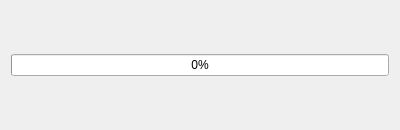
<?xml version="1.0" encoding="UTF-8"?>
<ui version="4.0">
 <class>Load</class>
 <widget class="QDialog" name="Load">
  <property name="geometry">
   <rect>
    <x>0</x>
    <y>0</y>
    <width>400</width>
    <height>130</height>
   </rect>
  </property>
  <property name="windowTitle">
   <string>Load Songs</string>
  </property>
  <layout class="QVBoxLayout" name="verticalLayout">
   <item>
    <widget class="QProgressBar" name="progressBar">
     <property name="value">
      <number>0</number>
     </property>
    </widget>
   </item>
  </layout>
 </widget>
 <resources/>
 <connections/>
</ui>
